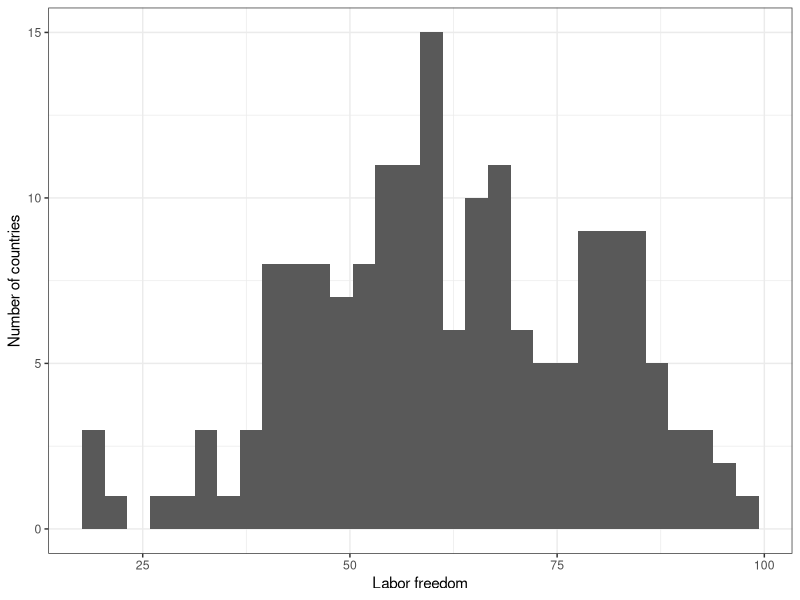
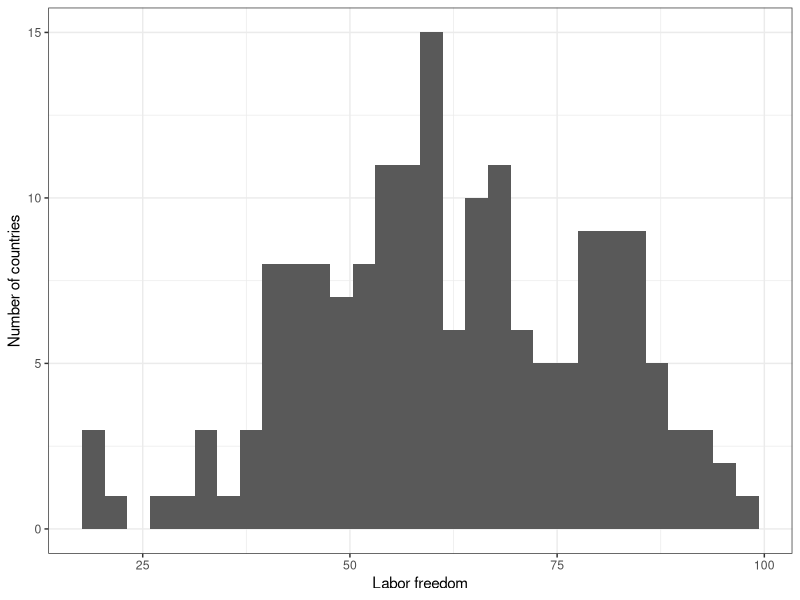
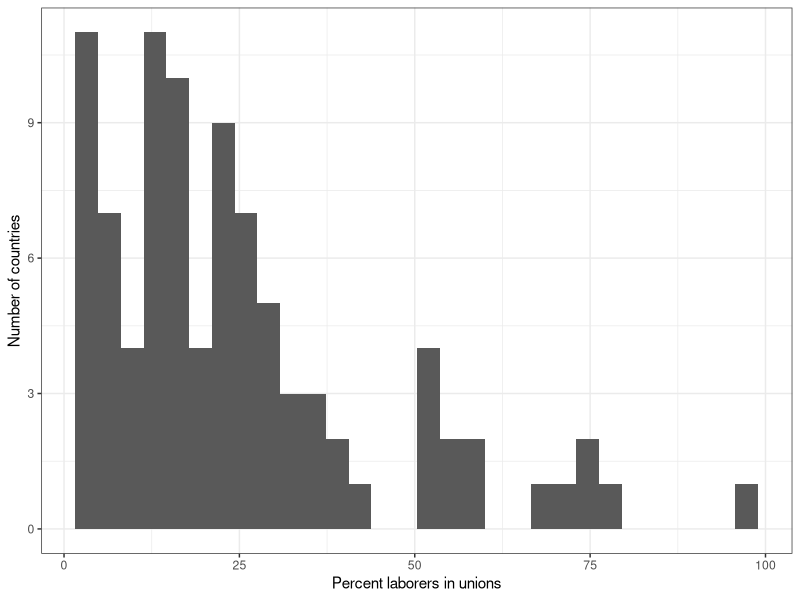
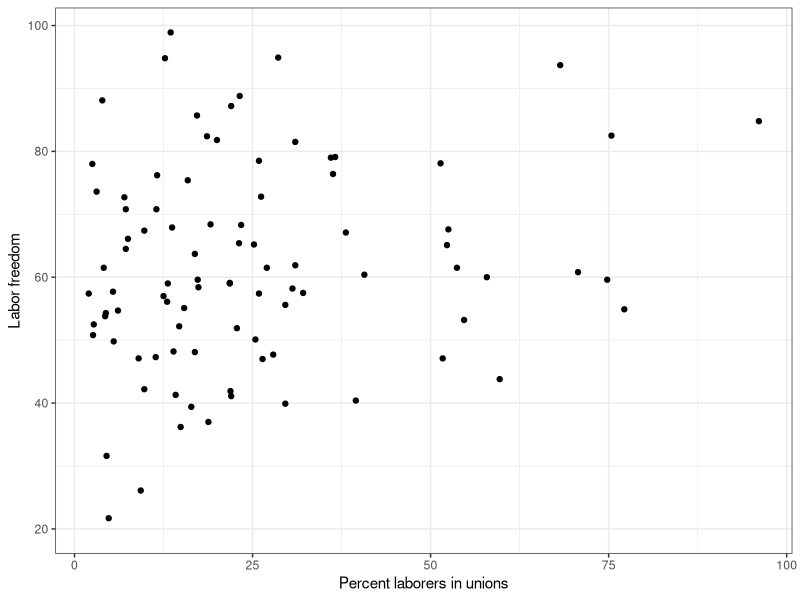
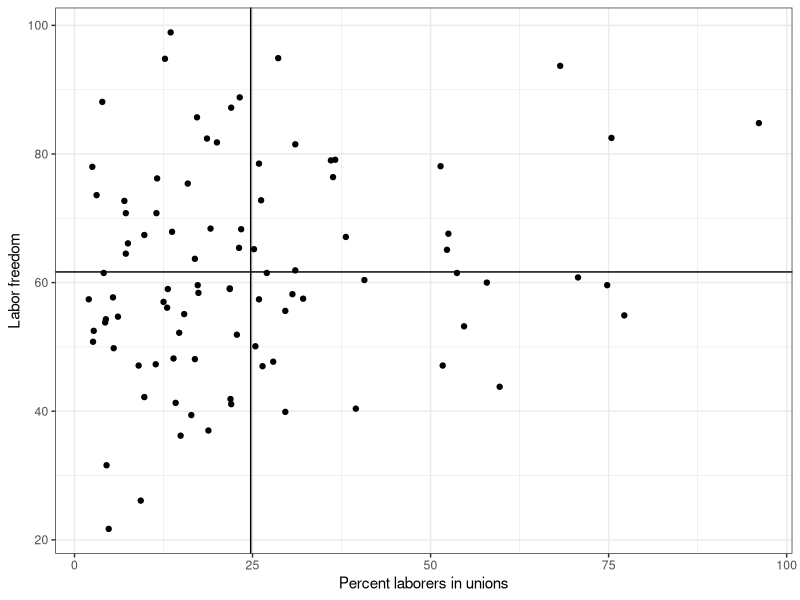
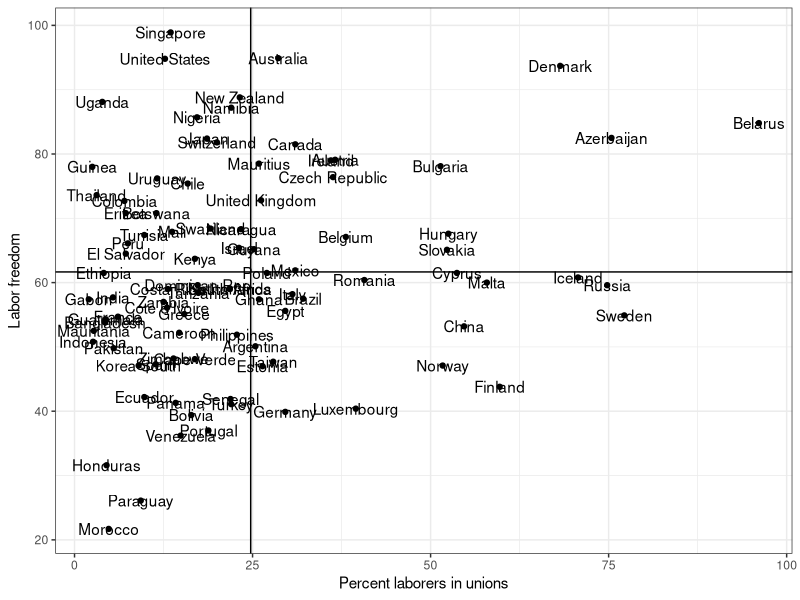
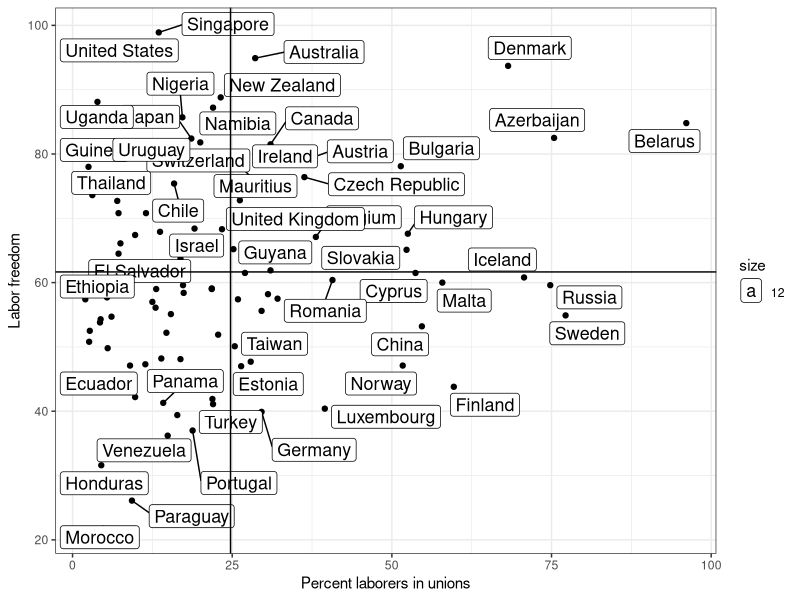
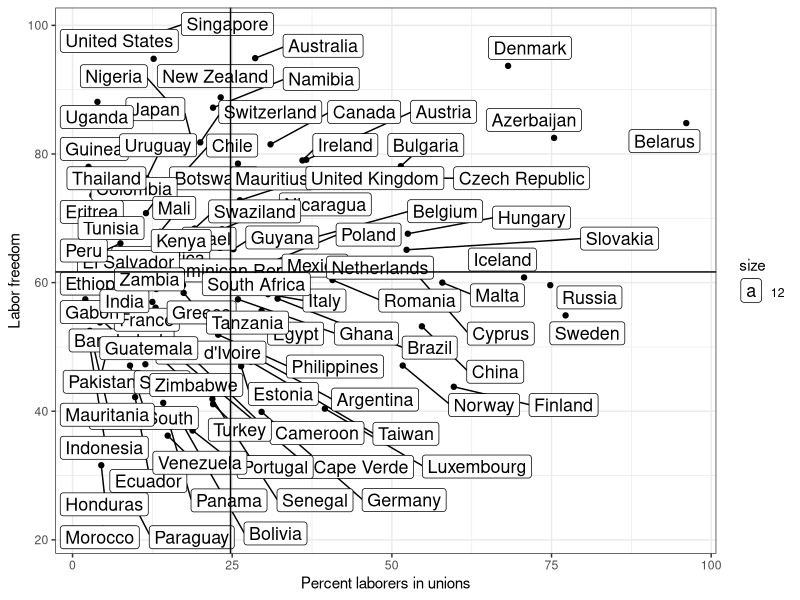

Write R code to recreate these figures, in order.
## ---- chunk 1
world.data <- read.csv("world.csv")
# load data 
table(world.data $ pr_sys)
# view table 
## ---- chunk 2
# change labels
world.data $ pr <- factor(world.data $ pr_sys, 
                        levels = c("Yes", "No"),
                        labels = c("PR System", "Non-PR"))
table(world.data $ pr)
# view table for varaibels
## ---- chunk 3
table(world.data $ frac_eth3)
# view table 
tail(world.data[c("country", "frac_eth3")])
# view table with country names
world.data $ frac_eth3_ord <- factor(world.data $ frac_eth3, 
                                     level = c("Low", "Medium", "High"), # order it in this way
                                     ordered = TRUE)
table(world.data $ frac_eth3_ord)
# order the variable names
table(world.data $ frac_eth3)
table(world.data $ frac_eth3_ord)
# compare tables
table( world.data $ frac_eth3, world.data $ frac_eth3_ord )
# created two by two table 
## ---- chunk 4
table( world.data $ pr, world.data $ frac_eth3_ord )
# created X Y table 
install.packages("gmodels")
library(gmodels)
# loaded gmodels package 
CrossTable(world.data$pr, world.data$frac_eth3_ord)
# ran crosstable function to display column percentages, chi squared test, and p-value 
CrossTable( world.data $ pr, world.data $ frac_eth3_ord,
           prop.r = FALSE,     
           prop.t = FALSE,    
           prop.chisq = FALSE, 
           chisq = TRUE)
# removed outputs for crosstbale
# chi sqaured equals 4.76 with 2 degrees of freedom and a p value of 0.092. We could reject the null at a 90% confidence level. 
## ---- chunk 5
summary(world.data $ free_labor)
# view statistics for free labor variable, variable has 18 NA's 
install.packages("tidyverse")
library(tidyverse)
# loaded tidyverse package 
g <- ggplot( world.data, aes( x = free_labor ) ) + geom_histogram()
g <- g + ylab("Number of countries") + xlab("Labor freedom") + theme_bw()
g
# created a graphical summary of number of countries and labor freedom
cleaned_data <- world.data[is.finite(world.data$free_labor), ]
# removed na's in new object 
cleaned_data <- ggplot( world.data, aes( x = free_labor ) ) +
geom_histogram(binwidth = 1) +
geom_histogram()
cleaned_data <- g + ylab("Number of countries") + xlab("Labor freedom") + theme_bw()
cleaned_data
# graphed varibale without NA's and new binwidth value
## ---- chunk 6
summary(world.data $ unions)
# numerical summary for union variable, 100 NA's found 
g <- ggplot(world.data, aes(x = unions)) + 
  geom_histogram(na.rm = TRUE) +  # use statbin to remove NA's
  ylab("Number of countries") + 
  xlab("Percent laborers in unions") + 
  theme_bw()

g
# saved the plot
## ---- chunk 7
g <- ggplot(world.data, aes( x = unions, y = free_labor) ) + geom_point()  + theme_bw()
g <- g + ylab("Labor freedom") + xlab("Percent laborers in unions")
g
# plotted an x-y scatterplot graph using geom_point
## ---- chunk 8
lab.uni.mat <- as.matrix(world.data[ c("unions","free_labor")])
# create a new matrix 
install.packages("Hmisc")
library(Hmisc)
# install and load Hmisc package 
rcorr(lab.uni.mat, type = "pearson")
# run pearson's test
# interpreation - for the Pearson's test we can see that the correlation coefficient is positive at 0.18. We can also see that there are a total of 91 observations present in both our x and y variables. The p value of 0.0913 indicates that our expectations of more labor unions correlating to more labor freedom is statistically significant at the 90% level but not at the 95% level. 
## ---- chunk 9
lab.data <- world.data[is.na(world.data $ unions) == FALSE & is.na(world.data $ free_labor) == FALSE, ]
# created a new object with NA's removed 
mean.y <- mean(lab.data $ free_labor)
mean.x <- mean(lab.data $ unions)

mean.y
mean.x
# calculate the means - mean for Y equals 61.66, mean for X equals 24.74
g <- ggplot( lab.data, aes( x = unions, y = free_labor) ) + geom_point( )  + theme_bw()
g <- g + ylab("Labor freedom") + xlab("Percent laborers in unions")
g <- g + geom_hline( aes( yintercept = mean.y))
g <- g + geom_vline( aes( xintercept = mean.x))
g
# graphed a scatterplot using hline and vline to draw lines at the x and y means 
g <- ggplot(lab.data, aes( x = unions, y = free_labor) ) + geom_point()  + theme_bw()
g <- g + geom_text(aes(label = country))
g <- g + ylab("Labor freedom") + xlab("Percent laborers in unions")
g <- g + geom_hline( aes( yintercept = mean.y))
g <- g + geom_vline( aes( xintercept = mean.x))
g
# graphed the same scatterplot but with country labels
install.packages("ggrepel")
library(ggrepel)
# install and load ggrepel package

g <- ggplot(lab.data, aes( x = unions, y = free_labor) ) + geom_point()  + theme_bw()
g <- g + geom_label_repel(aes(label = country, size =12))
g <- g + ylab("Labor freedom") + xlab("Percent laborers in unions")
g <- g + geom_hline( aes( yintercept = mean.y))
g <- g + geom_vline( aes( xintercept = mean.x))
g
# updated scatterplot using ggrepel so that the labels are more legible 
options(ggrepel.max.overlaps = Inf) # show all labels 

g <- ggplot(lab.data, aes( x = unions, y = free_labor) ) + geom_point()  + theme_bw()
# g <- g + geom_text(aes(label = country))
# g <- g + geom_text_repel(aes(label = country))
g <- g + geom_label_repel(aes(label = country, size =12))
g <- g + ylab("Labor freedom") + xlab("Percent laborers in unions")
g <- g + geom_hline( aes( yintercept = mean.y))
g <- g + geom_vline( aes( xintercept = mean.x))

# g  = g + theme( plot.title=element_text(size=16,face="bold"),
#        axis.text=element_text(size=18),
#        axis.title=element_text(size=20,face="bold"))
# g = g + geom_text(aes(size = 12))
g
# finally, show all country labels on scatterplot
